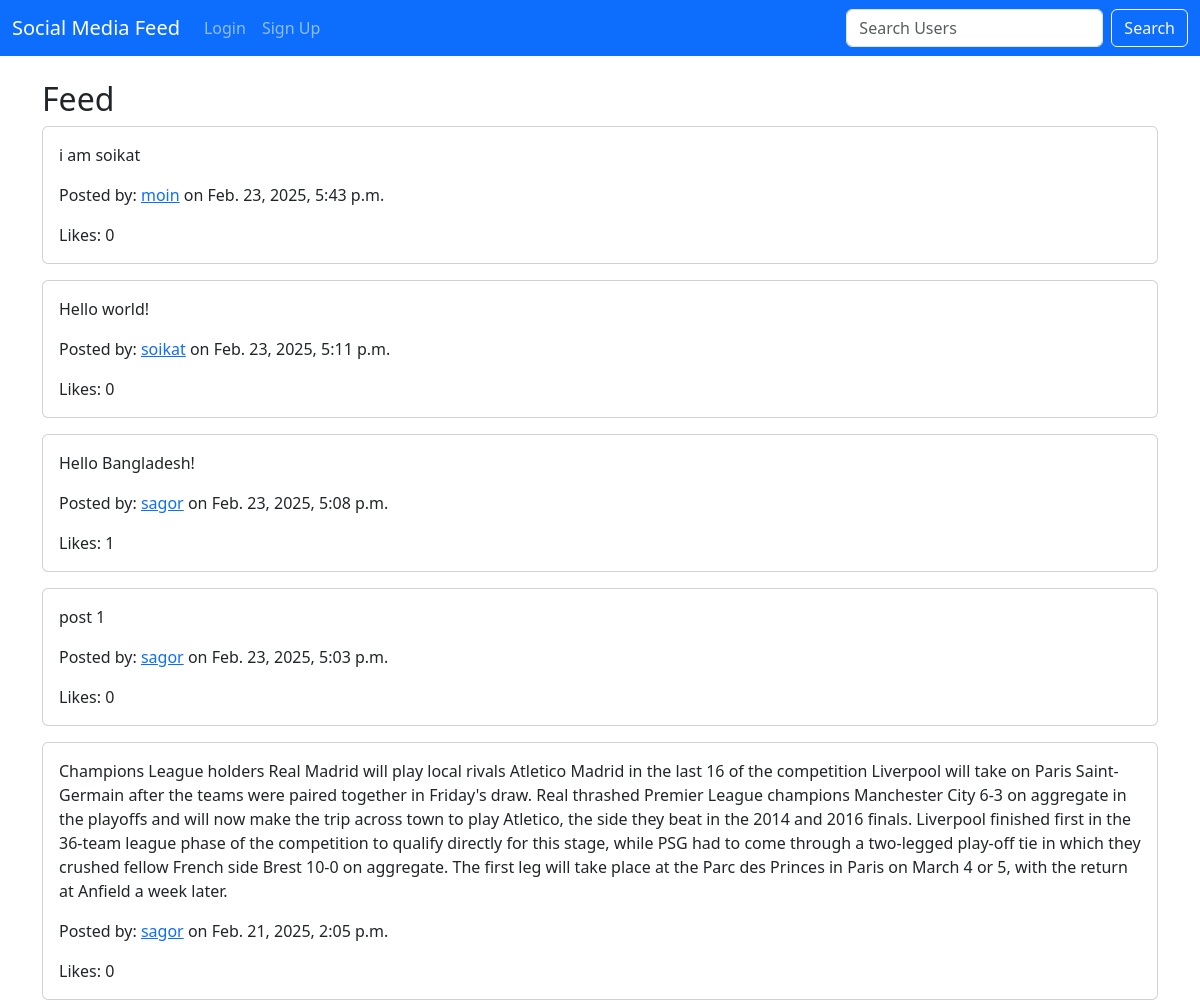
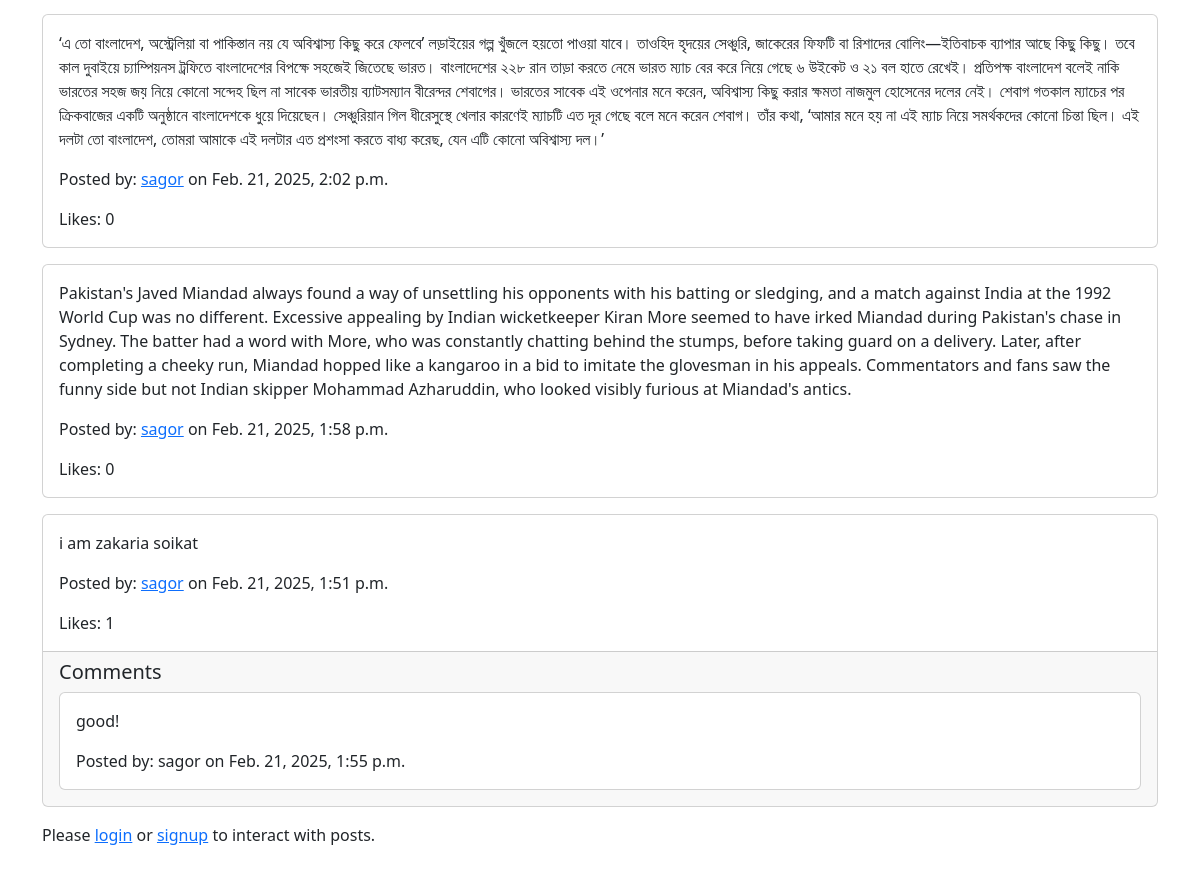
/feed/, run on the app's committed database (2 pictures, top to bottom).
### core/models.py (models this page shows, shortened)
class Post(models.Model):
    content = models.TextField()
    user = models.ForeignKey(User, on_delete=models.CASCADE, related_name='posts')
    created_at = models.DateTimeField(auto_now_add=True)
    updated_at = models.DateTimeField(auto_now=True)

class Comment(models.Model):
    content = models.TextField()
    user = models.ForeignKey(User, on_delete=models.CASCADE, related_name='comments')
    image = models.ImageField(upload_to='post_images/', blank=True, null=True)  # New Image Field
    post = models.ForeignKey(Post, on_delete=models.CASCADE, related_name='comments')
    created_at = models.DateTimeField(auto_now_add=True)
    updated_at = models.DateTimeField(auto_now=True)

### core/views.py (the view)
# urls.py: path('feed/', views.feed, name='feed'),
def feed(request):
    query = request.GET.get('q', '')  # Search keyword
    filter_date = request.GET.get('date', 'latest')  # Date filter
    filter_media = request.GET.get('media', 'all')  # Media type filter
    filter_user = request.GET.get('user', '')  # Author filter
    posts = Post.objects.all()
    if query:
        posts = posts.filter(Q(content__icontains=query))
    if filter_date == 'latest':
        posts = posts.order_by('-created_at')
    elif filter_date == 'oldest':
        posts = posts.order_by('created_at')
    if filter_media == 'text':
        posts = posts.filter(image__isnull=True)
    elif filter_media == 'image':
        posts = posts.filter(image__isnull=False)
    if filter_user:
        posts = posts.filter(user__username=filter_user)
    context = {
        'posts': posts,
        'query': query,
        'filter_date': filter_date,
        'filter_media': filter_media,
        'filter_user': filter_user
    }
    if request.user.is_authenticated:
        return render(request, 'feed.html', context)
    else:
        return render(request, 'guest_feed.html', context)

### core/templates/guest_feed.html (shortened to what this page needs)
{% extends 'base.html' %}
{% block content %}
  <h2>Feed</h2>
  {% for post in posts %}
    <div class="card mb-3">
      <div class="card-body">
        <p class="card-text">{{ post.content }}</p>
        <p class="card-text">
          Posted by: <a href="{% url 'guest_profile' post.user.username %}">{{ post.user.username }}</a> on {{ post.created_at }}
        </p>
        <p class="card-text">Likes: {{ post.likes.count }}</p>
      </div>
      {% if post.comments.exists %}
        <div class="card-footer">
          <h5>Comments</h5>
          {% for comment in post.comments.all %}
            <div class="card mb-2">
              <div class="card-body">
                <p class="card-text">{{ comment.content }}</p>
                <p class="card-text">Posted by: {{ comment.user.username }} on {{ comment.created_at }}</p>
              </div>
            </div>
          {% endfor %}
        </div>
      {% endif %}
    </div>
  {% endfor %}
  <p>
    Please <a href="{% url 'login' %}">login</a> or <a href="{% url 'signup' %}">signup</a> to interact with posts.
  </p>
{% endblock %}

### data on the page
Post: content "i am soikat", user.username "moin", created_at "Feb. 23, 2025, 5:43 p.m.", likes.count "0"
Post: content "Hello world!", user.username "soikat", created_at "Feb. 23, 2025, 5:11 p.m.", likes.count "0"
Post: content "Hello Bangladesh!", user.username "sagor", created_at "Feb. 23, 2025, 5:08 p.m.", likes.count "1"
Post: content "post 1", user.username "sagor", created_at "Feb. 23, 2025, 5:03 p.m.", likes.count "0"
Post: content "Champions League holders Real Madrid will play local rivals Atletico Madrid in the last 16 of the competition Liverpool will take on Paris Saint-Germain after the teams were paired together in Friday's draw. Real thrashed Premier League champions Manchester City 6-3 on aggregate in the playoffs and will now make the trip across town to play Atletico, the side they beat in the 2014 and 2016 finals. Liverpool finished first in the 36-team league phase of the competition to qualify directly for this stage, while PSG had to come through a two-legged play-off tie in which they crushed fellow French side Brest 10-0 on aggregate. The first leg will take place at the Parc des Princes in Paris on…", user.username "sagor", created_at "Feb. 21, 2025, 2:05 p.m.", likes.count "0"
Post: content "‘এ তো বাংলাদেশ, অস্ট্রেলিয়া বা পাকিস্তান নয় যে অবিশ্বাস্য কিছু করে ফেলবে’ লড়াইয়ের গল্প খুঁজলে হয়তো পাওয়া যাবে। তাওহিদ হৃদয়ের সেঞ্চুরি, জাকেরের ফিফটি বা রিশাদের বোলিং—ইতিবাচক ব্যাপার আছে কিছু কিছু। তবে কাল দুবাইয়ে চ্যাম্পিয়নস ট্রফিতে বাংলাদেশের বিপক্ষে সহজেই জিতেছে ভারত। বাংলাদেশের ২২৮ রান তাড়া করতে নেমে ভারত ম্যাচ বের করে নিয়ে গেছে ৬ উইকেট ও ২১ বল হাতে রেখেই। প্রতিপক্ষ বাংলাদেশ বলেই নাকি ভারতের সহজ জয় নিয়ে কোনো সন্দেহ ছিল না সাবেক ভারতীয় ব্যাটসম্যান বীরেন্দর শেবাগের। ভারতের সাবেক এই ওপেনার মনে করেন, অবিশ্বাস্য কিছু করার ক্ষমতা নাজমুল হোসেনের দলের নেই। শেবাগ গতকাল ম্যাচের পর ক্রিকবাজের একটি অনুষ্ঠানে বাংলাদেশকে ধুয়ে দিয়েছেন। সেঞ্চুরিয়ান গিল ধীরেসুস্থে খেলার কারণেই ম্যাচটি এত দূর গেছে বলে…", user.username "sagor", created_at "Feb. 21, 2025, 2:02 p.m.", likes.count "0"
Post: content "Pakistan's Javed Miandad always found a way of unsettling his opponents with his batting or sledging, and a match against India at the 1992 World Cup was no different. Excessive appealing by Indian wicketkeeper Kiran More seemed to have irked Miandad during Pakistan's chase in Sydney. The batter had a word with More, who was constantly chatting behind the stumps, before taking guard on a delivery. Later, after completing a cheeky run, Miandad hopped like a kangaroo in a bid to imitate the glovesman in his appeals. Commentators and fans saw the funny side but not Indian skipper Mohammad Azharuddin, who looked visibly furious at Miandad's antics.", user.username "sagor", created_at "Feb. 21, 2025, 1:58 p.m.", likes.count "0"
Post: content "i am zakaria soikat", user.username "sagor", created_at "Feb. 21, 2025, 1:51 p.m.", likes.count "1"
Comment: content "good!", user.username "sagor", created_at "Feb. 21, 2025, 1:55 p.m."
